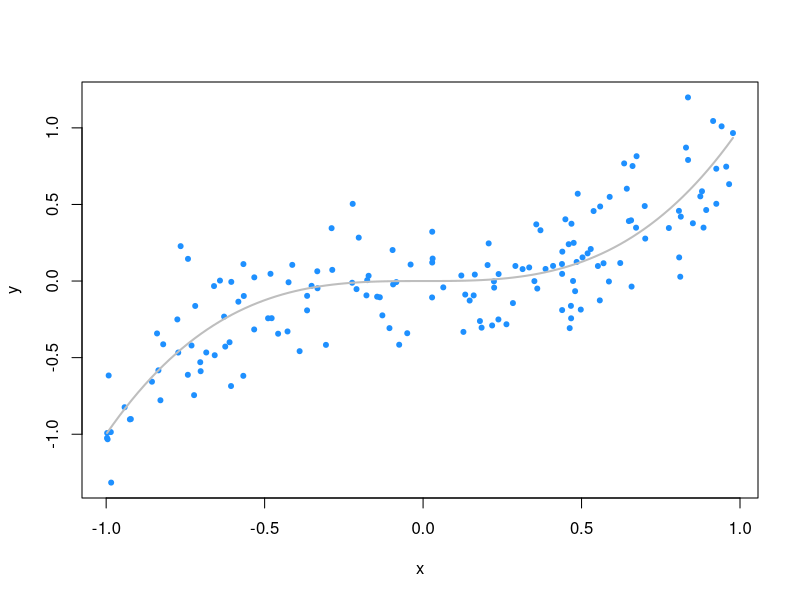
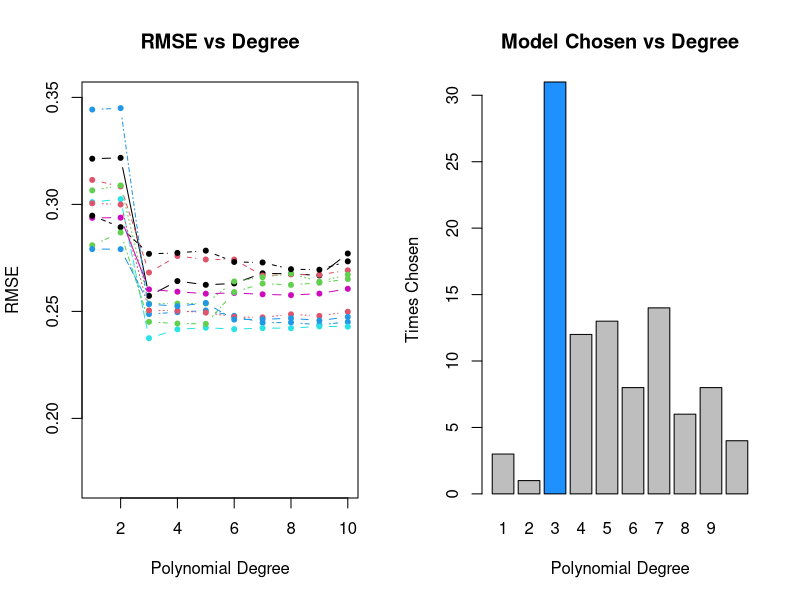
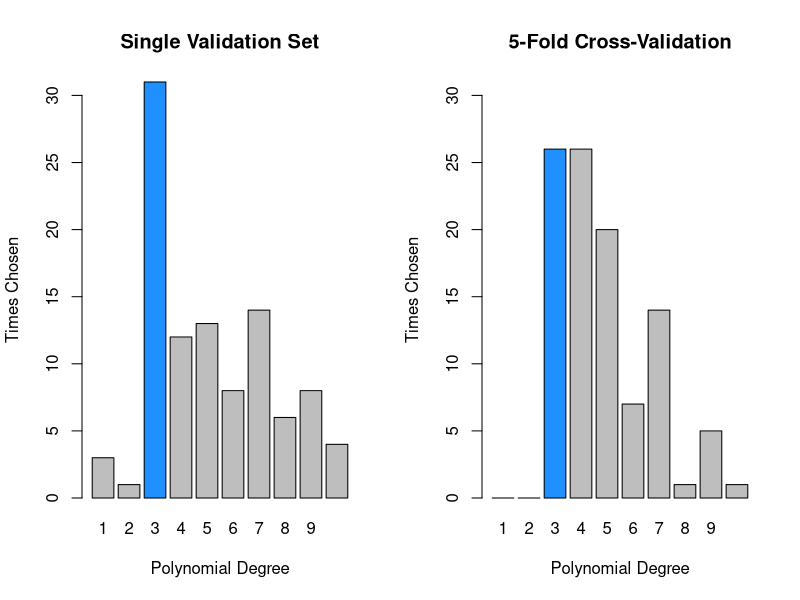
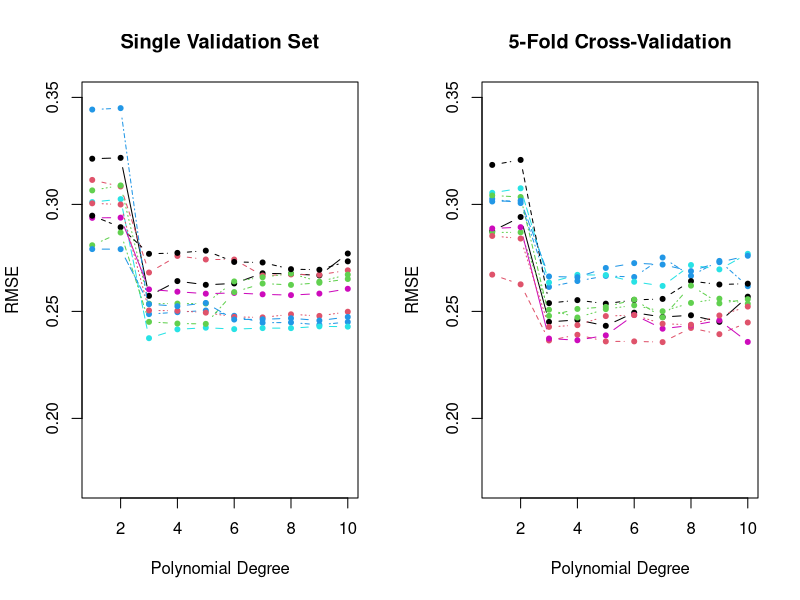
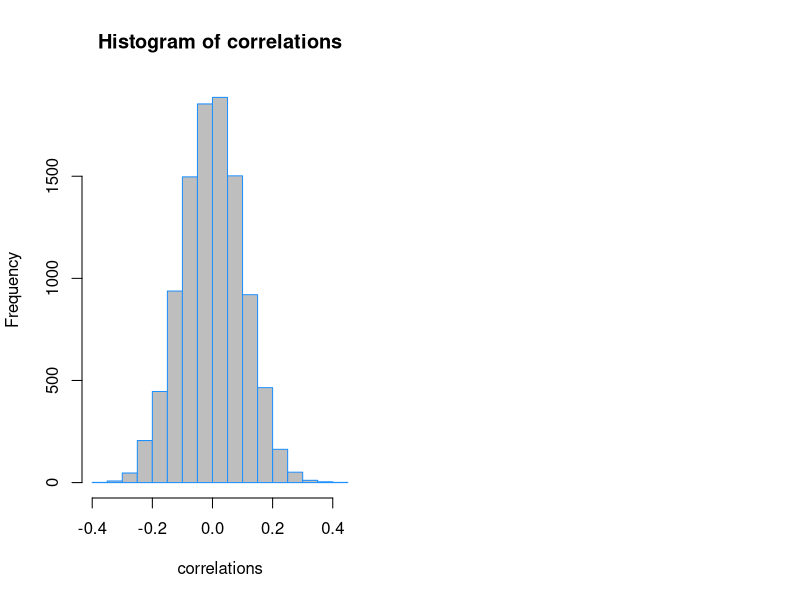

Write R code to recreate these figures, in order.
## ---- chunk 1
knitr::opts_chunk$set(cache = TRUE, autodep = TRUE, fig.align = "center")
## ---- chunk 2
gen_sim_data = function(sample_size) {
  x = runif(n = sample_size, min = -1, max = 1)
  y = rnorm(n = sample_size, mean = x ^ 3, sd = 0.25)
  data.frame(x, y)
}
## ---- chunk 3
set.seed(42)
sim_data = gen_sim_data(sample_size = 200)
sim_idx  = sample(1:nrow(sim_data), 160)
sim_trn  = sim_data[sim_idx, ]
sim_val  = sim_data[-sim_idx, ]
## ---- chunk 4
plot(y ~ x, data = sim_trn, col = "dodgerblue", pch = 20)
curve(x ^ 3, add = TRUE, col = "grey", lwd = 2)
## ---- chunk 5
calc_rmse = function(actual, predicted) {
  sqrt(mean((actual - predicted) ^ 2))
}
## ---- chunk 6
fit = lm(y ~ poly(x, 10), data = sim_trn)

calc_rmse(actual = sim_trn$y, predicted = predict(fit, sim_trn))
calc_rmse(actual = sim_val$y, predicted = predict(fit, sim_val))
## ---- chunk 7
num_sims = 100
num_degrees = 10
val_rmse = matrix(0, ncol = num_degrees, nrow = num_sims)
## ---- chunk 8
set.seed(42)
for (i in 1:num_sims) {
  # simulate data
  sim_data = gen_sim_data(sample_size = 200)
  # set aside validation set
  sim_idx = sample(1:nrow(sim_data), 160)
  sim_trn = sim_data[sim_idx, ]
  sim_val = sim_data[-sim_idx, ]
  # fit models and store RMSEs
  for (j in 1:num_degrees) {
    #fit model
    fit = glm(y ~ poly(x, degree = j), data = sim_trn)
    # calculate error
    val_rmse[i, j] = calc_rmse(actual = sim_val$y, predicted = predict(fit, sim_val))
  }
}
## ---- chunk 9
par(mfrow = c(1, 2))
matplot(t(val_rmse)[, 1:10], pch = 20, type = "b", ylim = c(0.17, 0.35), xlab = "Polynomial Degree", ylab = "RMSE", main = "RMSE vs Degree")
barcol = c("grey", "grey", "dodgerblue", "grey", "grey", "grey", "grey", "grey", "grey", "grey")
barplot(table(factor(apply(val_rmse, 1, which.min), levels = 1:10)),
        ylab = "Times Chosen", xlab = "Polynomial Degree", col = barcol, main = "Model Chosen vs Degree")
## ---- chunk 10
glm_fit = glm(y ~ poly(x, 3), data = sim_trn)
coef(glm_fit)

lm_fit  = lm(y ~ poly(x, 3), data = sim_trn)
coef(lm_fit)
## ---- chunk 11
sqrt(boot::cv.glm(sim_trn, glm_fit)$delta)
## ---- chunk 12
sqrt(boot::cv.glm(sim_trn, glm_fit, K = 5)$delta)
## ---- chunk 13
cv_rmse = matrix(0, ncol = num_degrees, nrow = num_sims)
## ---- chunk 14
set.seed(42)
for (i in 1:num_sims) {
  # simulate data, use all data for training
  sim_trn = gen_sim_data(sample_size = 200)
  # fit models and store RMSE
  for (j in 1:num_degrees) {
    #fit model
    fit = glm(y ~ poly(x, degree = j), data = sim_trn)
    # calculate error
    cv_rmse[i, j] = sqrt(boot::cv.glm(sim_trn, fit, K = 5)$delta[1])
  }
}
## ---- chunk 15
par(mfrow = c(1, 2))
max_correct = max(max(table(apply(val_rmse, 1, which.min))), max(table(apply(cv_rmse, 1, which.min))))
barcol = c("grey", "grey", "dodgerblue", "grey", "grey", "grey", "grey", "grey", "grey", "grey")
barplot(table(factor(apply(val_rmse, 1, which.min), levels = 1:10)), ylim = c(0, max_correct), 
        ylab = "Times Chosen", xlab = "Polynomial Degree", col = barcol, main = "Single Validation Set")
barplot(table(factor(apply(cv_rmse,  1, which.min), levels = 1:10)), ylim = c(0, max_correct), 
        ylab = "Times Chosen", xlab = "Polynomial Degree", col = barcol, main = "5-Fold Cross-Validation")
## ---- chunk 16
results = data.frame(
  degree = 1:10,
  colMeans(val_rmse),
  apply(val_rmse, 2, sd),
  colMeans(cv_rmse),
  apply(cv_rmse, 2, sd)
)
colnames(results) = c(
  "Polynomial Degree",
  "Mean, Val",
  "SD, Val",
  "Mean, CV",
  "SD, CV"
)

knitr::kable(results, digits = 3)
## ---- chunk 17
par(mfrow = c(1, 2))
matplot(t(val_rmse)[, 1:10], pch = 20, type = "b", ylim = c(0.17, 0.35), xlab = "Polynomial Degree", ylab = "RMSE", main = "Single Validation Set")
matplot(t(cv_rmse)[, 1:10],  pch = 20, type = "b", ylim = c(0.17, 0.35), xlab = "Polynomial Degree", ylab = "RMSE", main = "5-Fold Cross-Validation")
## ---- chunk 18
calc_err = function(actual, predicted) {
  mean(actual != predicted)
}
## ---- chunk 19
set.seed(42)
n = 200
p = 10000
x = replicate(p, rnorm(n))
y = c(rbinom(n = n, size = 1, prob = 0.5))
full_data = data.frame(y, x)
## ---- chunk 20
trn_idx  = sample(1:nrow(full_data), trunc(nrow(full_data) * 0.5))
trn_data = full_data[trn_idx,   ]
tst_data = full_data[-trn_idx, ]
## ---- chunk 21
# find correlation between y and each predictor variable
correlations = apply(trn_data[, -1], 2, cor, y = trn_data$y)
## ---- chunk 22
hist(correlations, col = "grey", border = "dodgerblue")
## ---- chunk 23
selected = order(abs(correlations), decreasing = TRUE)[1:25]
correlations[selected]
## ---- chunk 24
trn_screen = trn_data[c(1, selected)]
tst_screen = tst_data[c(1, selected)]
## ---- chunk 25
add_log_mod = glm(y ~ ., data = trn_screen, family = "binomial")
boot::cv.glm(trn_screen, add_log_mod, K = 10)$delta[1]
## ---- chunk 26
add_log_pred = (predict(add_log_mod, newdata = tst_screen, type = "response") > 0.5) * 1
calc_err(predicted = add_log_pred, actual = tst_screen$y)
## ---- chunk 27
caret::createFolds(trn_data$y, k = 10)
## ---- chunk 28
# use the caret package to obtain 10 "folds"
folds = caret::createFolds(trn_data$y, k = 10)

# for each fold
# - pre-screen variables on the 9 training folds
# - fit model to these variables
# - get accuracy on validation fold
fold_err = rep(0, length(folds))

for (i in seq_along(folds)) {

  # split for fold i  
  trn_fold = trn_data[-folds[[i]], ]
  val_fold = trn_data[folds[[i]], ]

  # screening for fold i  
  correlations = apply(trn_fold[, -1], 2, cor, y = trn_fold[,1])
  selected = order(abs(correlations), decreasing = TRUE)[1:25]
  trn_fold_screen = trn_fold[ , c(1, selected)]
  val_fold_screen = val_fold[ , c(1, selected)]

  # accuracy for fold i  
  add_log_mod = glm(y ~ ., data = trn_fold_screen, family = "binomial")
  add_log_pred = (predict(add_log_mod, newdata = val_fold_screen, type = "response") > 0.5) * 1
  fold_err[i] = mean(add_log_pred == val_fold_screen$y)
  
}

# report all 10 validation fold accuracies
fold_err
# properly cross-validated error
# this roughly matches what we expect in the test set
mean(fold_err)
